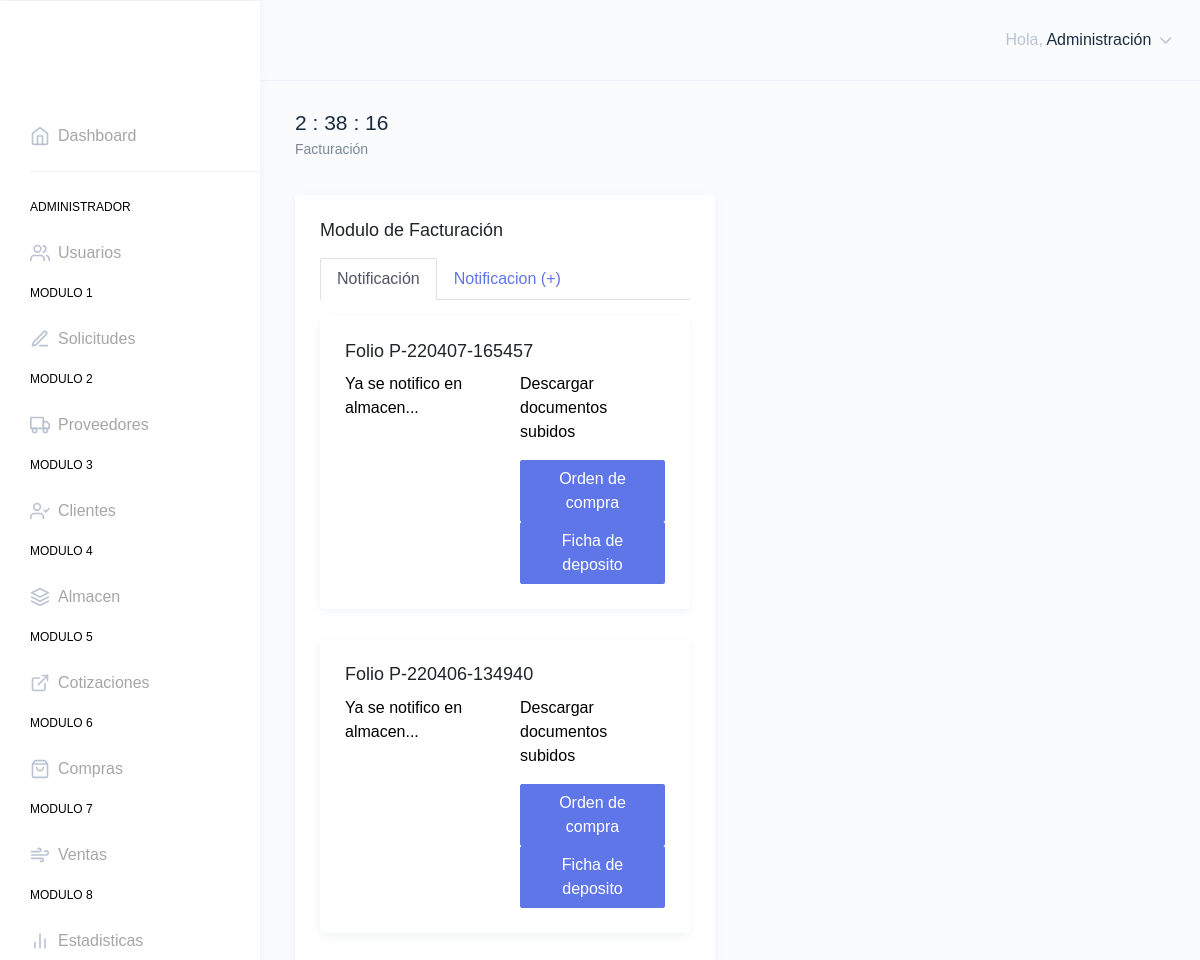
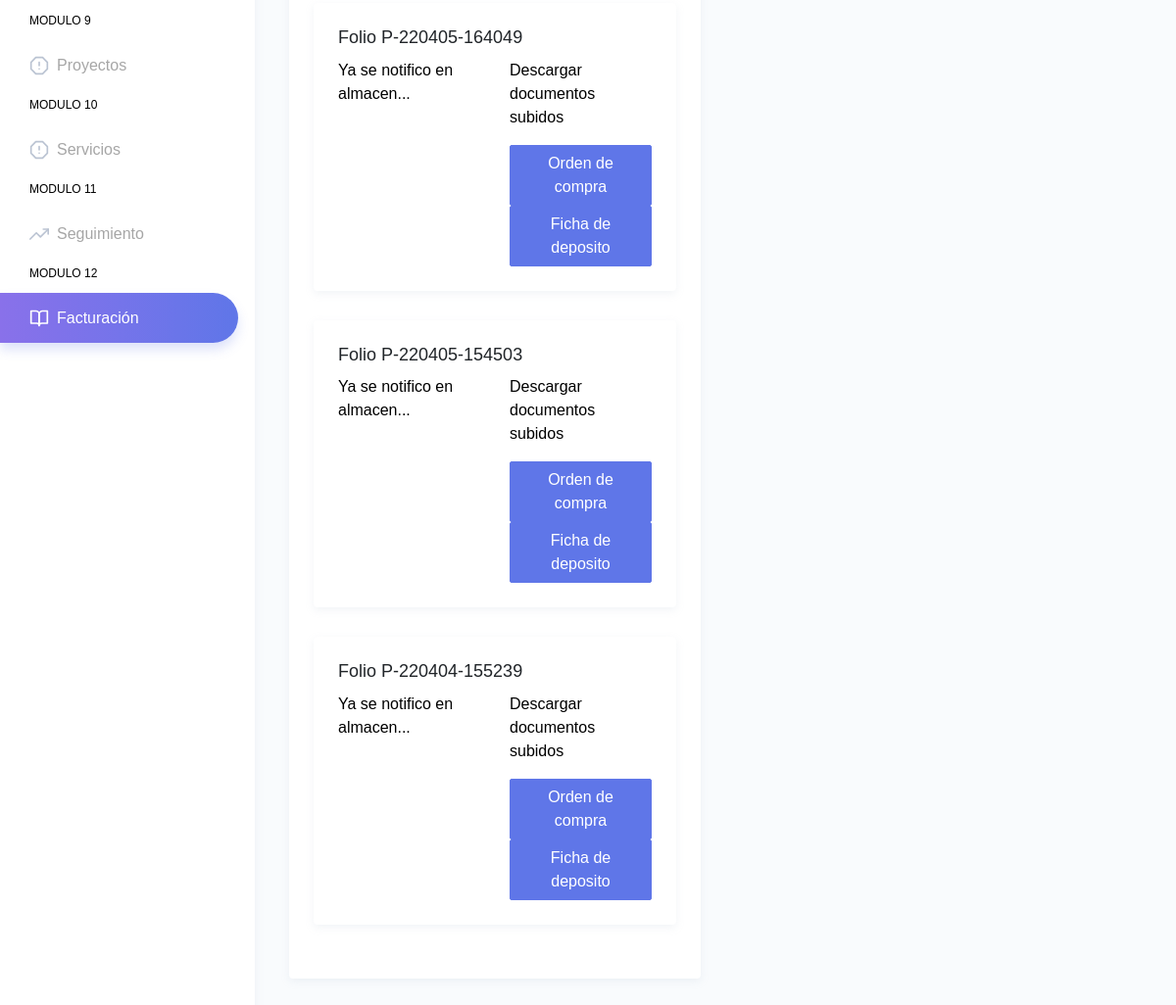
Screenshot of /Facturacion.php (signed in) with the database file from the repository (2 pictures, top to bottom).
### tables this page shows
CREATE TABLE `m12_facturacion` (
  `id` int(11) NOT NULL,
  `folio` varchar(255) NOT NULL,
  `empresa` varchar(255) NOT NULL,
  `contacto` varchar(255) NOT NULL,
  `direccion` varchar(255) NOT NULL,
  `telefono` varchar(255) NOT NULL,
  `correo` varchar(255) NOT NULL,
  `1_marca` varchar(255) NOT NULL,
  `1_nombre` varchar(255) NOT NULL,
  `1_modelo` varchar(255) NOT NULL,
  `1_partes` varchar(255) NOT NULL,
  `1_descripcion` varchar(255) NOT NULL,
  `1_cantidad` int(11) NOT NULL,
  `precio` float NOT NULL,
  `estatus` varchar(255) NOT NULL,
  `oc` text NOT NULL,
  `fd` text NOT NULL
);

### Facturacion.php (the view, shortened to what this page needs)
<?php
include_once('global/cyp/cabezera.php');
?>
<div class="page-wrapper">
    <div class="page-breadcrumb">
        <div class="row">
            <div class="col-7 align-self-center">
                <h3 id="hora-dinamico" class="page-title text-truncate text-dark font-weight-medium mb-1"></h3>
                <div class="d-flex align-items-center">
                    <nav aria-label="breadcrumb">
                        <ol class="breadcrumb m-0 p-0">
                            <li class="breadcrumb-item">Facturación
                            </li>
                        </ol>
                    </nav>
                </div>
            </div>
        </div>
    </div>
    <div class="container-fluid">
        <div class="row">
            <div class="col-xl-6">
                <div class="card">
                    <div class="card-body">
                        <h4 class="card-title mb-3">Modulo de Facturación</h4>
                        <ul class="nav nav-tabs mb-3">
                            <li class="nav-item">
                                <a href="#notificacion" data-toggle="tab" aria-expanded="true" class="nav-link active">
                                    <span class="d-none d-lg-block">Notificación</span>
                                </a>
                            </li>
                            <li class="nav-item">
                                <a href="#notificacionplus" data-toggle="tab" aria-expanded="false" class="nav-link">
                                    <span class="d-none d-lg-block">Notificacion (+)</span>
                                </a>
                            </li>
                        </ul>
                        <div class="tab-content">
                            <div class="tab-pane show active" id="notificacion">
                                <?php
                                $insert = $conexion->query("SELECT * FROM m12_facturacion WHERE id ORDER BY id DESC");
                                foreach ($insert as $row) {
                                ?>
                                    <div class="card">
                                        <div class="card-body collapse show">
                                            <h4 class="card-title">Folio <?php echo $row['folio'] ?></h4>
                                            <?php
                                            if ($row['oc'] == '' && $row['fd'] == '') {
                                            ?>
                                                <!--
                                                <div class="row">
                                                    <div class="col-3">
                                                        <button class="btn btn-info" type="button" onclick="orden(<?php echo $row['id'] ?>)">Por Orden de compra</button>
                                                    </div>
                                                    <div class="col-3">
                                                        <button class="btn btn-info" type="button" onclick="ficha(<?php echo $row['id'] ?>)">Por Ficha de deposito</button>
                                                    </div>
                                                </div>
                                                <br> -->
                                                <script>
                                                    /* function orden(id) {
                                                        $('#orden' + id).show()
                                                        $('#ficha' + id).hide()
                                                        $('#ficha' + id).val('')
                                                    }
                                                    function ficha(id) {
                                                        $('#ficha' + id).show()
                                                        $('#orden' + id).hide()
                                                        $('#orden' + id).val('')
                                                    }*/
                                                </script>
                                                <!--
                                                <div style="display: none;" id="orden<?php
                                                                                        ?>">
                                                    <form method="post" enctype="multipart/form-data" action="php/m12/crud.php">
                                                        <input type="hidden" name="folio" value="<?php
                                                                                                    ?>">
                                                        <div class="input-group mb-3">
                                                            <div class="input-group-prepend">
                                                                <span class="input-group-text">Orden de Compra</span>
                                                            </div>
                                                            <div class="custom-file">
                                                                <input type="file" name="doc1" class="custom-file-input" required>
                                                                <label class="custom-file-label">Elija Archivo</label>
                                                            </div>
                                                        </div>
                                                        <div class="input-group">
                                                            <button class="btn btn-success" name="btn-subirdocs1" type="submit">Subir documento</button>
                                                        </div>
                                                    </form>
                                                </div>
                                                <div style="display: none;" id="ficha<?php
                                                                                        ?>">
                                                    <form method="post" enctype="multipart/form-data" action="php/m12/crud.php">
                                                        <input type="hidden" name="folio" value="<?php
                                                                                                    ?>">
                                                        <div class="input-group mb-3">
                                                            <div class="input-group-prepend">
                                                                <span class="input-group-text">Ficha de deposito</span>
                                                            </div>
                                                            <div class="custom-file">
                                                                <input type="file" name="doc2" class="custom-file-input" required>
                                                                <label class="custom-file-label">Elija Archivo</label>
                                                            </div>
                                                        </div>
                                                        <div class="input-group">
                                                            <button class="btn btn-success" name="btn-subirdocs2" type="submit">Subir documento</button>
                                                        </div>
                                                    </form>
                                                </div>
                                                -->
                                                <form method="post" enctype="multipart/form-data" action="php/m12/crud.php">
                                                    <input type="hidden" name="folio" value="<?php echo $row['folio']; ?>">
                                                    <div class="input-group mb-3">
                                                        <div class="input-group-prepend">
                                                            <span class="input-group-text">Orden de Compra</span>
                                                        </div>
                                                        <div class="custom-file">
                                                            <input type="file" name="doc1" class="custom-file-input" required>
                                                            <label class="custom-file-label">Elija Archivo</label>
                                                        </div>
                                                    </div>
                                                    <div class="input-group mb-3">
                                                        <div class="input-group-prepend">
                                                            <span class="input-group-text">Ficha de deposito</span>
                                                        </div>
                                                        <div class="custom-file">
                                                            <input type="file" name="doc2" class="custom-file-input" required>
                                                            <label class="custom-file-label">Elija Archivo</label>
                                                        </div>
                                                    </div>
                                                    <div class="input-group">
                                                        <button class="btn btn-success" name="btn-subirdocs" type="submit">Subir documentos</button>
                                                    </div>
                                                </form>
                                            <?php
                                            } else {
                                            ?>
                                                <div class="row">
                                                    <div class="col-6">
                                                        <?php
                                                        $folio = $row['folio'];
                                                        $insertfacturacion = $conexion->query("SELECT COUNT(*) AS contar FROM m4_almacen_mjs WHERE folio = '$folio'");
                                                        $array = mysqli_fetch_array($insertfacturacion);
                                                        if ($array['contar'] == 0) { ?>
                                                            <form action="php/m4/crud.php" method="post">
                                                                <input type="hidden" name="folio" value="<?php echo $row['folio'] ?>">
                                                                <input type="hidden" name="empresa" value="<?php echo $row['empresa'] ?>">
                                                                <input type="hidden" name="contacto" value="<?php echo $row['contacto'] ?>">
                                                                <input type="hidden" name="direccion" value="<?php echo $row['direccion'] ?>">
                                                                <input type="hidden" name="telefono" value="<?php echo $row['telefono'] ?>">
                                                                <input type="hidden" name="correo" value="<?php echo $row['correo'] ?>">
                                                                <input type="hidden" name="marca" value="<?php echo $row['1_marca'] ?>">
                                                                <input type="hidden" name="nombre" value="<?php echo $row['1_nombre'] ?>">
                                                                <input type="hidden" name="modelo" value="<?php echo $row['1_modelo'] ?>">
                                                                <input type="hidden" name="partes" value="<?php echo $row['1_partes'] ?>">
                                                                <input type="hidden" name="descripcion" value="<?php echo $row['1_descripcion'] ?>">
                                                                <input type="hidden" name="cantidad" value="<?php echo $row['1_cantidad'] ?>">
                                                                <input type="hidden" name="precio" value="<?php echo $row['precio'] ?>">
                                                                <button type="submit" name="btn-noti-almacen" class="btn btn-success">Notificar Almacen</button>
                                                            </form>
                                                        <?php } else {
                                                            echo '<p style="color:black;">Ya se notifico en almacen...</p>';
                                                        } ?>
                                                    </div>
                                                    <div class="col-6">
                                                        <p style="color:black">Descargar documentos subidos</p>
                                                        <a class="btn btn-info" href="php/m12/archivos/<?php echo $row['oc'] ?>" download="Orden de compra">Orden de compra</a>
                                                        <a class="btn btn-info" href="php/m12/archivos/<?php echo $row['fd'] ?>" download="Ficha de deposito">Ficha de deposito</a>
                                                    </div>
                                                </div>
                                            <?php
                                            }
                                            ?>
                                        </div>
                                    </div>
                                <?php
                                }
                                ?>
                            </div>
                        </div>
                    </div>
                </div>
            </div>
        </div>
    </div>
</div>
<?php
include_once('global/cyp/pie.php');
?>

### rows the page displays
m12_facturacion: folio "P-220407-165457"
m12_facturacion: folio "P-220406-134940"
m12_facturacion: folio "P-220405-164049"
m12_facturacion: folio "P-220405-154503"
m12_facturacion: folio "P-220404-155239"

### other values shown
$_SESSION['NOMBRE'] "Administración"
